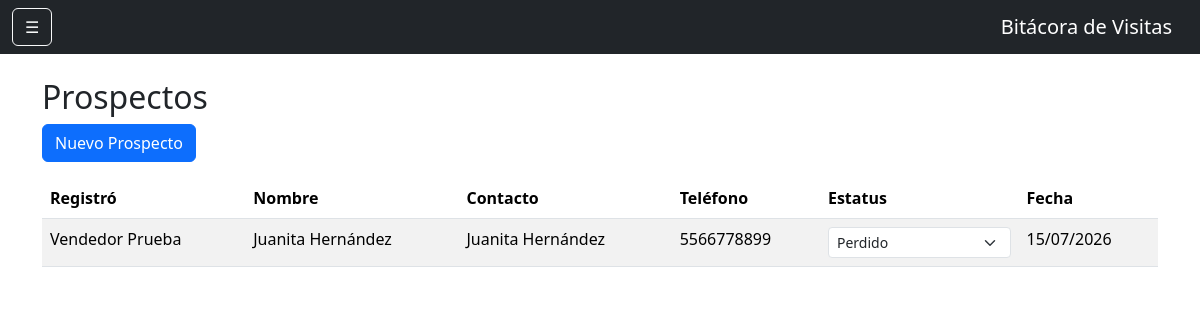
/prospectos (signed in), run on an earlier commit of the app's database.
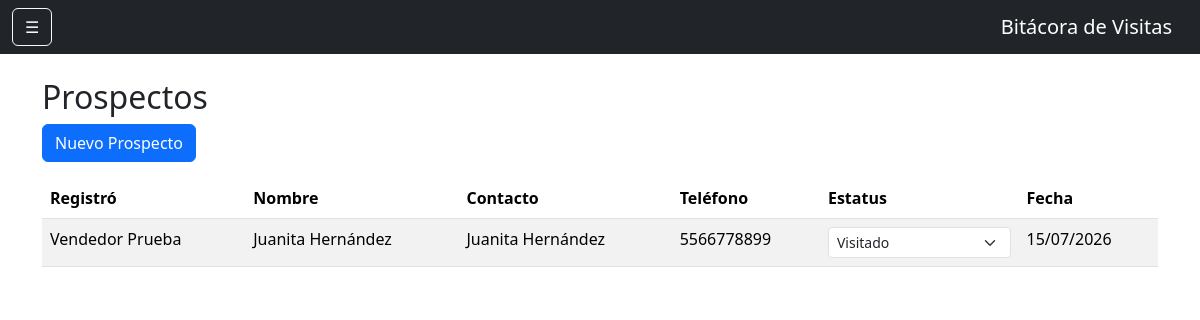
And on a later commit of the database.
### models.py (models this page shows)
class Prospecto(db.Model):
    __tablename__ = 'prospectos'
    id = db.Column(
        db.Integer,
        primary_key=True
    )
    nombre = db.Column(
        db.String(200),
        nullable=False
    )
    contacto = db.Column(
        db.String(150)
    )
    telefono = db.Column(
        db.String(50)
    )
    direccion = db.Column(
        db.Text
    )
    observaciones = db.Column(
        db.Text
    )
    estatus = db.Column(
        db.String(50),
        default='Nuevo'
    )
    usuario_id = db.Column(
        db.Integer,
        db.ForeignKey('usuarios.id')
    )
    fecha_registro = db.Column(
        db.DateTime,
        default=datetime.utcnow
    )
    usuario = db.relationship(
        'Usuario',
        backref='prospectos'
    )

class Usuario(UserMixin, db.Model):
    __tablename__ = 'usuarios'
    id = db.Column(db.Integer, primary_key=True)
    nombre = db.Column(db.String(100), nullable=False)
    correo = db.Column(db.String(120), unique=True, nullable=False)
    password = db.Column(db.String(500), nullable=False)
    rol = db.Column(db.String(20), default='vendedor')
    activo = db.Column(db.Boolean, default=True)

### app.py (the view)
@app.route('/prospectos')
@login_required
def prospectos():
    if current_user.rol in ['admin', 'supervisor']:
        prospectos = Prospecto.query.order_by(
            Prospecto.fecha_registro.desc()
        ).all()
    else:
        prospectos = Prospecto.query.filter_by(
            usuario_id=current_user.id
        ).order_by(
            Prospecto.fecha_registro.desc()
        ).all()
    return render_template(
        'prospectos.html',
        prospectos=prospectos
    )

### app.py (called while the page is built)
@login_manager.user_loader
def load_user(user_id):
    return Usuario.query.get(int(user_id))

### templates/prospectos.html (shortened to what this page needs)
{% extends 'base.html' %}
{% block contenido %}
<h2>Prospectos</h2>
<a href="{{ url_for('nuevo_prospecto') }}" class="btn btn-primary mb-3">
    Nuevo Prospecto
</a>
<table class="table table-striped">
    <thead>
        <tr>
            <th>Registró</th>
            <th>Nombre</th>
            <th>Contacto</th>
            <th>Teléfono</th>
            <th>Estatus</th>
            <th>Fecha</th>
        </tr>
    </thead>
    <tbody>
        {% for p in prospectos %}
        <tr>
            <td>{{ p.usuario.nombre }}</td>
            <td>{{ p.nombre }}</td>
            <td>{{ p.contacto }}</td>
            <td>{{ p.telefono }}</td>
            <td>
                <form
                    method="POST"
                    action="{{ url_for('cambiar_estatus_prospecto', id=p.id) }}"
                >
                    <select
                        name="estatus"
                        class="form-select form-select-sm"
                        onchange="this.form.submit()"
                    >
                        <option value="Visitado" {% if p.estatus == 'Visitado' %}selected{% endif %}>Visitado</option>
                        <option value="Perdido" {% if p.estatus == 'Perdido' %}selected{% endif %}>Perdido</option>
                    </select>
                </form>
            </td>
            <td>
                {% if p.fecha_registro %}
                    {{ p.fecha_registro.strftime('%d/%m/%Y') }}
                {% else %}
                    -
                {% endif %}
            </td>
        </tr>
        {% else %}
        <tr>
            <td colspan="5" class="text-center">
                No hay prospectos registrados.
            </td>
        </tr>
        {% endfor %}
    </tbody>
</table>
{% endblock %}

### templates/base.html (shortened to what this page needs)
<!DOCTYPE html>
<html lang="es">
<head>
    <link
        href="https://cdn.jsdelivr.net/npm/bootstrap@5.3.3/dist/css/bootstrap.min.css"
        rel="stylesheet">
</head>
<body>
    <nav class="navbar navbar-dark bg-dark">
        <div class="container-fluid">
            <button
                class="btn btn-outline-light"
                type="button"
                data-bs-toggle="offcanvas"
                data-bs-target="#menuLateral">
                ☰
            </button>
            <span class="navbar-brand mb-0 h1">
                Bitácora de Visitas
            </span>
        </div>
    </nav>
    <div class="container mt-4">
        {% block contenido %}
        {% endblock %}
    </div>
</body>
</html>

What changed in the data, as far as the page shows it:
changed Prospecto "Juanita Hernández": estatus "Perdido" → "Visitado"
